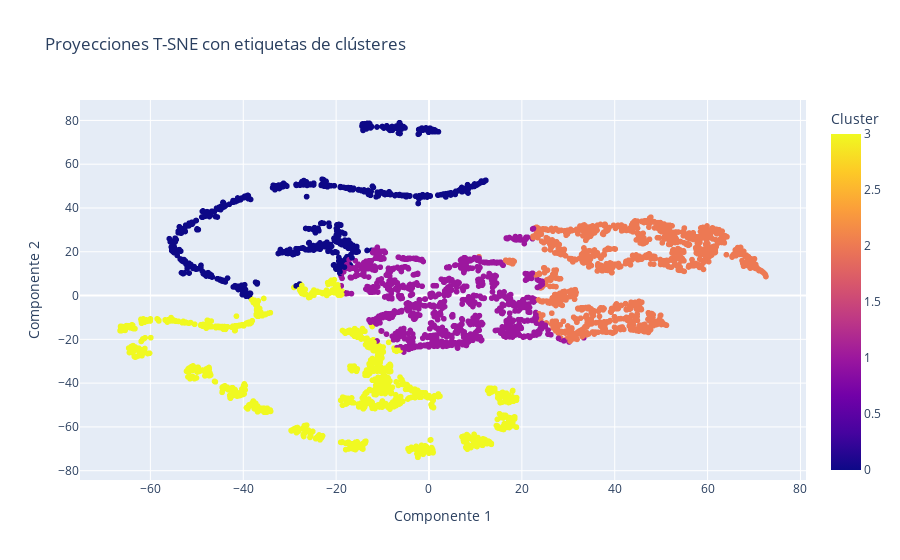

Here is the notebook cell this chart was saved with:
### Markdown cell above
**Respuesta:**

### Code cell
# Crear un nuevo DataFrame con las proyecciones y las etiquetas de clústeres
df_transformed['Cluster'] = labels

# Graficar las proyecciones T-SNE con las etiquetas de clústeres como color
fig = px.scatter(df_transformed, x='Componente 1', y='Componente 2', color='Cluster',
                 title='Proyecciones T-SNE con etiquetas de clústeres')
fig.show()

### Figure 1 — Plotly figure (JSON) as saved in the notebook; plotly's stock layout.template omitted (floating-point values rounded to 4 significant figures; data arrays with more than 128 entries replaced by an {"elided": "..."} marker saying what was removed)
{"data": [{"hovertemplate": "Componente 1=%{x}<br>Componente 2=%{y}<br>Cluster=%{marker.color}<extra></extra>", "legendgroup": "", "marker": {"color": {"elided": "4314 int values"}, "coloraxis": "coloraxis", "symbol": "circle"}, "mode": "markers", "name": "", "showlegend": false, "type": "scattergl", "x": {"elided": "4314 float values"}, "xaxis": "x", "y": {"elided": "4314 float values"}, "yaxis": "y"}], "layout": {"coloraxis": {"colorbar": {"title": {"text": "Cluster"}}, "colorscale": [[0, "#0d0887"], [0.1111, "#46039f"], [0.2222, "#7201a8"], [0.3333, "#9c179e"], [0.4444, "#bd3786"], [0.5556, "#d8576b"], [0.6667, "#ed7953"], [0.7778, "#fb9f3a"], [0.8889, "#fdca26"], [1, "#f0f921"]]}, "legend": {"tracegroupgap": 0}, "title": {"text": "Proyecciones T-SNE con etiquetas de clústeres"}, "xaxis": {"anchor": "y", "domain": [0, 1], "title": {"text": "Componente 1"}}, "yaxis": {"anchor": "x", "domain": [0, 1], "title": {"text": "Componente 2"}}}}
